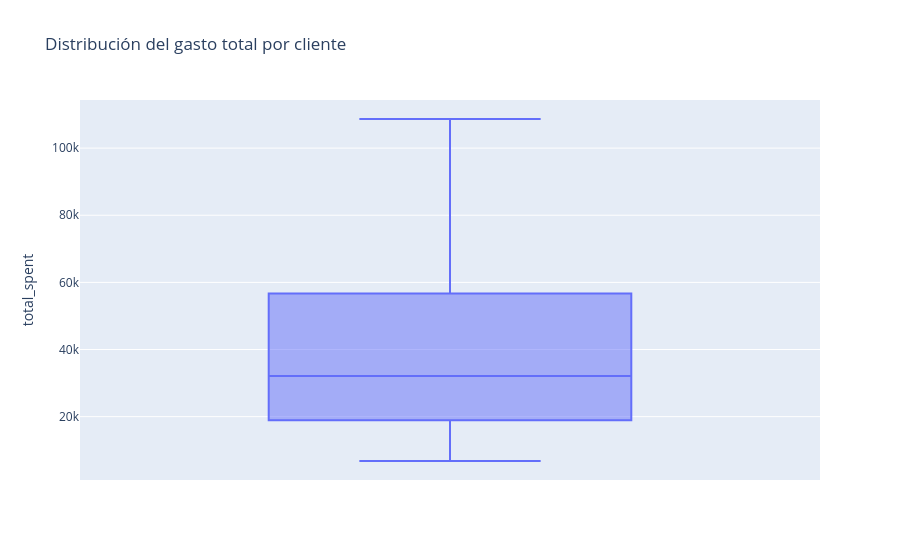

The notebook cell saved with this chart:
### Code cell
# Distribución del gasto por cliente gráfico
fig = px.box(
    customer_value,
    y="total_spent",
    title="Distribución del gasto total por cliente"
)
fig.show()

### Figure 1 — Plotly figure (JSON) as saved in the notebook; plotly's stock layout.template omitted (floating-point values rounded to 4 significant figures)
{"data": [{"alignmentgroup": "True", "hovertemplate": "total_spent=%{y}<extra></extra>", "legendgroup": "", "marker": {"color": "#636efa"}, "name": "", "notched": false, "offsetgroup": "", "orientation": "v", "showlegend": false, "type": "box", "x0": " ", "xaxis": "x", "y": [63950.0, 42960.0, 17630.0, 65200.0, 15600.0, 30680.0, 48730.0, 88130.0, 10380.0, 108700.0, 48730.0, 48730.0, 20590.0, 23290.0, 64090.0, 31980.0, 21360.0, 18910.0, 20760.0, 23400.0, 39000.0, 14850.0, 46570.0, 12180.0, 88130.0, 15600.0, 80110.0, 20450.0, 58210.0, 14850.0, 56720.0, 40640.0, 31980.0, 52880.0, 10230.0, 32170.0, 28480.0, 86940.0, 48730.0, 75620.0, 17630.0, 46570.0, 35590.0, 36210.0, 18910.0, 30420.0, 32040.0, 14850.0, 28640.0, 65200.0, 27150.0, 14320.0, 14850.0, 11640.0, 79940.0, 59390.0, 14320.0, 48290.0, 15210.0, 14240.0, 15390.0, 15600.0, 71200.0, 28640.0, 16020.0, 37980.0, 64340.0, 48290.0, 52880.0, 94530.0, 47470.0, 20590.0, 33940.0, 32040.0, 71600.0, 64340.0, 24360.0, 28480.0, 16020.0, 20520.0, 88130.0, 6788.0, 108700.0, 48250.0, 47970.0, 63950.0, 51130.0, 79940.0, 24140.0, 20760.0, 51130.0, 86940.0, 48290.0, 18910.0, 6864.0, 16080.0, 80110.0, 20760.0], "y0": " ", "yaxis": "y"}], "layout": {"boxmode": "group", "legend": {"tracegroupgap": 0}, "title": {"text": "Distribución del gasto total por cliente"}, "xaxis": {"anchor": "y", "domain": [0, 1]}, "yaxis": {"anchor": "x", "domain": [0, 1], "title": {"text": "total_spent"}}}}
